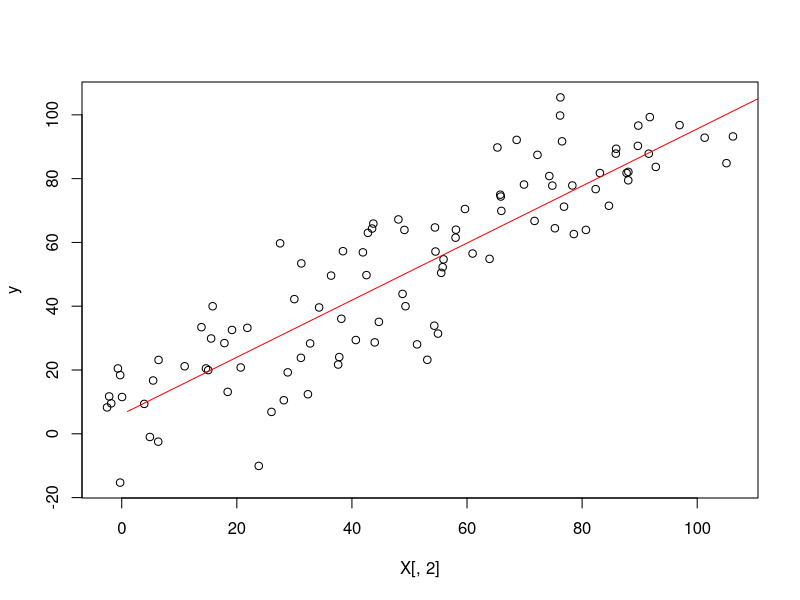

Here is the R script that generated this plot:
#
# Back to brass tacks.
# Author: Kyle Taylor
#

# fake some data
X <- matrix(c(rep(1,100),rnorm(100,1:100,7)),ncol=2) # design matrix
y <- rnorm(100,1:100,12)                             # response data

solve.regression <- function(b,X){ 
  sum <- rep(0,nrow(X))
  for(i in 2:ncol(X)){
    sum <- sum + (b[i]*X[,i])
  }
  return(sum+b[1])
}

solve.betas <- function(X,y){
  as.vector(base::solve(t(X)%*%X)%*%(t(X)%*%y))
}

solve.residuals <- function(b,X,y){
  y-solve.regression(b,X)
}

np.bootstrap <- function(X,y,n=100,reportSE=T){
  betas <- NA
  for(i in 1:n){
    x <- X
    s <- sample(1:nrow(X),replace=T)
    y.bs <- y[s]
    
    for(j in 1:ncol(X)) {
      x[,j] <- X[s,j]
    }
    if(is.na(betas[1])){
      betas <- solve.betas(x,y.bs)
    } else {
      betas <- rbind(betas, solve.betas(x,y.bs))
    }
  }
  if(reportSE){
    b <- vector()
      for(i in 1:ncol(betas)) b <- append(b,sd(betas[,i])/sqrt(nrow(X)-1))
        return(b)
  } 
  return(betas)
}

solve.ser <- function(X,y){
  M <- diag(nrow(X))-(X%*%base::solve((t(X)%*%X))%*%t(X))
  L <- diag(nrow(X))-((rep(1,nrow(X))%*%t(rep(1,nrow(X))))/nrow(X))
  t(y)%*%(M%*%y) / (length(y)-(ncol(X)-1))
}

solve.rss <- function(X,y){
  nrow(X)-(ncol(X-1))/(nrow(X)) * solve.ser(X,y)
}

r.squared <- function(X,y){
  M <- diag(nrow(X))-(X%*%base::solve((t(X)%*%X))%*%t(X))
  L <- diag(nrow(X))-((rep(1,nrow(X))%*%t(rep(1,nrow(X))))/nrow(X))
  as.vector(1-((t(y)%*%(M%*%y))/(t(y)%*%(L%*%y))))
}

b<-solve.betas(X,y)
bs <- np.bootstrap(X,y,n=5000)
plot(y~X[,2])
lines(solve.regression(b,matrix(c(rep(1,119),0:118),ncol=2)),col="red")
